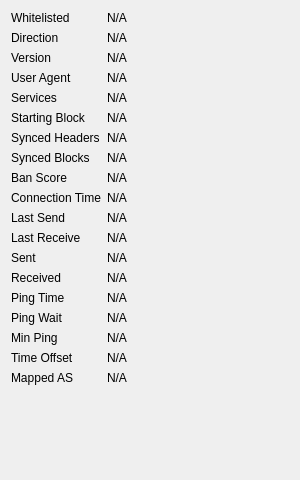
             <widget class="QWidget" name="detailWidget">
              <property name="geometry">
               <rect>
                <x>0</x>
                <y>0</y>
                <width>300</width>
                <height>480</height>
               </rect>
              </property>
              <property name="minimumSize">
               <size>
                <width>300</width>
                <height>0</height>
               </size>
              </property>
              <layout class="QGridLayout" name="gridLayout_2" columnstretch="0,1">
               <item row="0" column="0">
                <widget class="QLabel" name="label_30">
                 <property name="text">
                  <string>Whitelisted</string>
                 </property>
                </widget>
               </item>
               <item row="0" column="1">
                <widget class="QLabel" name="peerWhitelisted">
                 <property name="cursor">
                  <cursorShape>IBeamCursor</cursorShape>
                 </property>
                 <property name="text">
                  <string>N/A</string>
                 </property>
                 <property name="textFormat">
                  <enum>Qt::PlainText</enum>
                 </property>
                 <property name="textInteractionFlags">
                  <set>Qt::LinksAccessibleByMouse|Qt::TextSelectableByKeyboard|Qt::TextSelectableByMouse</set>
                 </property>
                </widget>
               </item>
               <item row="1" column="0">
                <widget class="QLabel" name="label_23">
                 <property name="text">
                  <string>Direction</string>
                 </property>
                </widget>
               </item>
               <item row="1" column="1">
                <widget class="QLabel" name="peerDirection">
                 <property name="cursor">
                  <cursorShape>IBeamCursor</cursorShape>
                 </property>
                 <property name="text">
                  <string>N/A</string>
                 </property>
                 <property name="textFormat">
                  <enum>Qt::PlainText</enum>
                 </property>
                 <property name="textInteractionFlags">
                  <set>Qt::LinksAccessibleByMouse|Qt::TextSelectableByKeyboard|Qt::TextSelectableByMouse</set>
                 </property>
                </widget>
               </item>
               <item row="2" column="0">
                <widget class="QLabel" name="label_21">
                 <property name="text">
                  <string>Version</string>
                 </property>
                </widget>
               </item>
               <item row="2" column="1">
                <widget class="QLabel" name="peerVersion">
                 <property name="cursor">
                  <cursorShape>IBeamCursor</cursorShape>
                 </property>
                 <property name="text">
                  <string>N/A</string>
                 </property>
                 <property name="textFormat">
                  <enum>Qt::PlainText</enum>
                 </property>
                 <property name="textInteractionFlags">
                  <set>Qt::LinksAccessibleByMouse|Qt::TextSelectableByKeyboard|Qt::TextSelectableByMouse</set>
                 </property>
                </widget>
               </item>
               <item row="3" column="0">
                <widget class="QLabel" name="label_28">
                 <property name="text">
                  <string>User Agent</string>
                 </property>
                </widget>
               </item>
               <item row="3" column="1">
                <widget class="QLabel" name="peerSubversion">
                 <property name="cursor">
                  <cursorShape>IBeamCursor</cursorShape>
                 </property>
                 <property name="text">
                  <string>N/A</string>
                 </property>
                 <property name="textFormat">
                  <enum>Qt::PlainText</enum>
                 </property>
                 <property name="textInteractionFlags">
                  <set>Qt::LinksAccessibleByMouse|Qt::TextSelectableByKeyboard|Qt::TextSelectableByMouse</set>
                 </property>
                </widget>
               </item>
               <item row="4" column="0">
                <widget class="QLabel" name="label_4">
                 <property name="text">
                  <string>Services</string>
                 </property>
                </widget>
               </item>
               <item row="4" column="1">
                <widget class="QLabel" name="peerServices">
                 <property name="cursor">
                  <cursorShape>IBeamCursor</cursorShape>
                 </property>
                 <property name="text">
                  <string>N/A</string>
                 </property>
                 <property name="textFormat">
                  <enum>Qt::PlainText</enum>
                 </property>
                 <property name="textInteractionFlags">
                  <set>Qt::LinksAccessibleByMouse|Qt::TextSelectableByKeyboard|Qt::TextSelectableByMouse</set>
                 </property>
                </widget>
               </item>
               <item row="5" column="0">
                <widget class="QLabel" name="label_29">
                 <property name="text">
                  <string>Starting Block</string>
                 </property>
                </widget>
               </item>
               <item row="5" column="1">
                <widget class="QLabel" name="peerHeight">
                 <property name="cursor">
                  <cursorShape>IBeamCursor</cursorShape>
                 </property>
                 <property name="text">
                  <string>N/A</string>
                 </property>
                 <property name="textFormat">
                  <enum>Qt::PlainText</enum>
                 </property>
                 <property name="textInteractionFlags">
                  <set>Qt::LinksAccessibleByMouse|Qt::TextSelectableByKeyboard|Qt::TextSelectableByMouse</set>
                 </property>
                </widget>
               </item>
               <item row="6" column="0">
                <widget class="QLabel" name="label_27">
                 <property name="text">
                  <string>Synced Headers</string>
                 </property>
                </widget>
               </item>
               <item row="6" column="1">
                <widget class="QLabel" name="peerSyncHeight">
                 <property name="cursor">
                  <cursorShape>IBeamCursor</cursorShape>
                 </property>
                 <property name="text">
                  <string>N/A</string>
                 </property>
                 <property name="textFormat">
                  <enum>Qt::PlainText</enum>
                 </property>
                 <property name="textInteractionFlags">
                  <set>Qt::LinksAccessibleByMouse|Qt::TextSelectableByKeyboard|Qt::TextSelectableByMouse</set>
                 </property>
                </widget>
               </item>
               <item row="7" column="0">
                <widget class="QLabel" name="label_25">
                 <property name="text">
                  <string>Synced Blocks</string>
                 </property>
                </widget>
               </item>
               <item row="7" column="1">
                <widget class="QLabel" name="peerCommonHeight">
                 <property name="cursor">
                  <cursorShape>IBeamCursor</cursorShape>
                 </property>
                 <property name="text">
                  <string>N/A</string>
                 </property>
                 <property name="textFormat">
                  <enum>Qt::PlainText</enum>
                 </property>
                 <property name="textInteractionFlags">
                  <set>Qt::LinksAccessibleByMouse|Qt::TextSelectableByKeyboard|Qt::TextSelectableByMouse</set>
                 </property>
                </widget>
               </item>
               <item row="8" column="0">
                <widget class="QLabel" name="label_24">
                 <property name="text">
                  <string>Ban Score</string>
                 </property>
                </widget>
               </item>
               <item row="8" column="1">
                <widget class="QLabel" name="peerBanScore">
                 <property name="cursor">
                  <cursorShape>IBeamCursor</cursorShape>
                 </property>
                 <property name="text">
                  <string>N/A</string>
                 </property>
                 <property name="textFormat">
                  <enum>Qt::PlainText</enum>
                 </property>
                 <property name="textInteractionFlags">
                  <set>Qt::LinksAccessibleByMouse|Qt::TextSelectableByKeyboard|Qt::TextSelectableByMouse</set>
                 </property>
                </widget>
               </item>
               <item row="9" column="0">
                <widget class="QLabel" name="label_22">
                 <property name="text">
                  <string>Connection Time</string>
                 </property>
                </widget>
               </item>
               <item row="9" column="1">
                <widget class="QLabel" name="peerConnTime">
                 <property name="cursor">
                  <cursorShape>IBeamCursor</cursorShape>
                 </property>
                 <property name="text">
                  <string>N/A</string>
                 </property>
                 <property name="textFormat">
                  <enum>Qt::PlainText</enum>
                 </property>
                 <property name="textInteractionFlags">
                  <set>Qt::LinksAccessibleByMouse|Qt::TextSelectableByKeyboard|Qt::TextSelectableByMouse</set>
                 </property>
                </widget>
               </item>
               <item row="10" column="0">
                <widget class="QLabel" name="label_15">
                 <property name="text">
                  <string>Last Send</string>
                 </property>
                </widget>
               </item>
               <item row="10" column="1">
                <widget class="QLabel" name="peerLastSend">
                 <property name="cursor">
                  <cursorShape>IBeamCursor</cursorShape>
                 </property>
                 <property name="text">
                  <string>N/A</string>
                 </property>
                 <property name="textFormat">
                  <enum>Qt::PlainText</enum>
                 </property>
                 <property name="textInteractionFlags">
                  <set>Qt::LinksAccessibleByMouse|Qt::TextSelectableByKeyboard|Qt::TextSelectableByMouse</set>
                 </property>
                </widget>
               </item>
               <item row="11" column="0">
                <widget class="QLabel" name="label_19">
                 <property name="text">
                  <string>Last Receive</string>
                 </property>
                </widget>
               </item>
               <item row="11" column="1">
                <widget class="QLabel" name="peerLastRecv">
                 <property name="cursor">
                  <cursorShape>IBeamCursor</cursorShape>
                 </property>
                 <property name="text">
                  <string>N/A</string>
                 </property>
                 <property name="textFormat">
                  <enum>Qt::PlainText</enum>
                 </property>
                 <property name="textInteractionFlags">
                  <set>Qt::LinksAccessibleByMouse|Qt::TextSelectableByKeyboard|Qt::TextSelectableByMouse</set>
                 </property>
                </widget>
               </item>
               <item row="12" column="0">
                <widget class="QLabel" name="label_18">
                 <property name="text">
                  <string>Sent</string>
                 </property>
                </widget>
               </item>
               <item row="12" column="1">
                <widget class="QLabel" name="peerBytesSent">
                 <property name="cursor">
                  <cursorShape>IBeamCursor</cursorShape>
                 </property>
                 <property name="text">
                  <string>N/A</string>
                 </property>
                 <property name="textFormat">
                  <enum>Qt::PlainText</enum>
                 </property>
                 <property name="textInteractionFlags">
                  <set>Qt::LinksAccessibleByMouse|Qt::TextSelectableByKeyboard|Qt::TextSelectableByMouse</set>
                 </property>
                </widget>
               </item>
               <item row="13" column="0">
                <widget class="QLabel" name="label_20">
                 <property name="text">
                  <string>Received</string>
                 </property>
                </widget>
               </item>
               <item row="13" column="1">
                <widget class="QLabel" name="peerBytesRecv">
                 <property name="cursor">
                  <cursorShape>IBeamCursor</cursorShape>
                 </property>
                 <property name="text">
                  <string>N/A</string>
                 </property>
                 <property name="textFormat">
                  <enum>Qt::PlainText</enum>
                 </property>
                 <property name="textInteractionFlags">
                  <set>Qt::LinksAccessibleByMouse|Qt::TextSelectableByKeyboard|Qt::TextSelectableByMouse</set>
                 </property>
                </widget>
               </item>
               <item row="14" column="0">
                <widget class="QLabel" name="label_26">
                 <property name="text">
                  <string>Ping Time</string>
                 </property>
                </widget>
               </item>
               <item row="14" column="1">
                <widget class="QLabel" name="peerPingTime">
                 <property name="cursor">
                  <cursorShape>IBeamCursor</cursorShape>
                 </property>
                 <property name="text">
                  <string>N/A</string>
                 </property>
                 <property name="textFormat">
                  <enum>Qt::PlainText</enum>
                 </property>
                 <property name="textInteractionFlags">
                  <set>Qt::LinksAccessibleByMouse|Qt::TextSelectableByKeyboard|Qt::TextSelectableByMouse</set>
                 </property>
                </widget>
               </item>
               <item row="15" column="0">
                <widget class="QLabel" name="peerPingWaitLabel">
                 <property name="toolTip">
                  <string>The duration of a currently outstanding ping.</string>
                 </property>
                 <property name="text">
                  <string>Ping Wait</string>
                 </property>
                </widget>
               </item>
               <item row="15" column="1">
                <widget class="QLabel" name="peerPingWait">
                 <property name="cursor">
                  <cursorShape>IBeamCursor</cursorShape>
                 </property>
                 <property name="text">
                  <string>N/A</string>
                 </property>
                 <property name="textFormat">
                  <enum>Qt::PlainText</enum>
                 </property>
                 <property name="textInteractionFlags">
                  <set>Qt::LinksAccessibleByMouse|Qt::TextSelectableByKeyboard|Qt::TextSelectableByMouse</set>
                 </property>
                </widget>
               </item>
               <item row="16" column="0">
                <widget class="QLabel" name="peerMinPingLabel">
                 <property name="text">
                  <string>Min Ping</string>
                 </property>
                </widget>
               </item>
               <item row="16" column="1">
                <widget class="QLabel" name="peerMinPing">
                 <property name="cursor">
                  <cursorShape>IBeamCursor</cursorShape>
                 </property>
                 <property name="text">
                  <string>N/A</string>
                 </property>
                 <property name="textFormat">
                  <enum>Qt::PlainText</enum>
                 </property>
                 <property name="textInteractionFlags">
                  <set>Qt::LinksAccessibleByMouse|Qt::TextSelectableByKeyboard|Qt::TextSelectableByMouse</set>
                 </property>
                </widget>
               </item>
               <item row="17" column="0">
                <widget class="QLabel" name="label_timeoffset">
                 <property name="text">
                  <string>Time Offset</string>
                 </property>
                </widget>
               </item>
               <item row="17" column="1">
                <widget class="QLabel" name="timeoffset">
                 <property name="cursor">
                  <cursorShape>IBeamCursor</cursorShape>
                 </property>
                 <property name="text">
                  <string>N/A</string>
                 </property>
                 <property name="textFormat">
                  <enum>Qt::PlainText</enum>
                 </property>
                 <property name="textInteractionFlags">
                  <set>Qt::LinksAccessibleByMouse|Qt::TextSelectableByKeyboard|Qt::TextSelectableByMouse</set>
                 </property>
                </widget>
               </item>
               <item row="18" column="0">
                <widget class="QLabel" name="peerMappedASLabel">
                 <property name="toolTip">
                  <string>The mapped Autonomous System used for diversifying peer selection.</string>
                 </property>
                 <property name="text">
                  <string>Mapped AS</string>
                 </property>
                </widget>
               </item>
               <item row="18" column="1">
                <widget class="QLabel" name="peerMappedAS">
                 <property name="cursor">
                  <cursorShape>IBeamCursor</cursorShape>
                 </property>
                 <property name="text">
                  <string>N/A</string>
                 </property>
                 <property name="textFormat">
                  <enum>Qt::PlainText</enum>
                 </property>
                 <property name="textInteractionFlags">
                  <set>Qt::LinksAccessibleByMouse|Qt::TextSelectableByKeyboard|Qt::TextSelectableByMouse</set>
                 </property>
                </widget>
               </item>
               <item row="19" column="0">
                <spacer name="verticalSpacer_3">
                 <property name="orientation">
                  <enum>Qt::Vertical</enum>
                 </property>
                 <property name="sizeHint" stdset="0">
                  <size>
                   <width>20</width>
                   <height>40</height>
                  </size>
                 </property>
                </spacer>
               </item>
              </layout>
             </widget>
